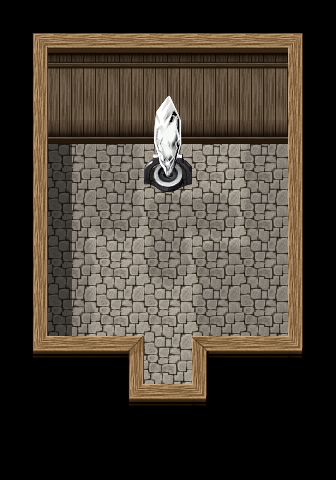

This game map was drawn from its Tiled (.tmx) file and the tilesets committed beside it. A one-line description and the trimmed map source follow:
An orthogonal 14x20 tile map with 24x24 px tiles, 9 tile layers (under0_none, under1_ground, under2_objects, under3_none, ...), 4 tilesets and 14 objects (2x honeywood_house_elder_b1, wood, portal, honeywood_house_elder_b2).

<map version="1.11" tiledversion="1.12.2" orientation="orthogonal" renderorder="right-down" width="14" height="20" tilewidth="24" tileheight="24" infinite="0" nextlayerid="26" nextobjectid="30">
 <properties>
  <property name="bgm" value="bgm_cellar" />
  <property name="lightmap_player" value="light_player" />
  <property name="step_sound" value="stone" />
 </properties>
 <tileset firstgid="1" name="hero_s_hometown_chief_s_house_b2" tilewidth="24" tileheight="24" tilecount="171" columns="19">
  <image source="tilesets/hero_s_hometown_chief_s_house_b2.png" width="456" height="216" />
 </tileset>
 <tileset firstgid="172" source="tilesets/fsm_object02.tsx" />
 <tileset firstgid="940" source="tilesets/fsm_flame02.tsx" />
 <tileset firstgid="1708" source="tilesets/fsm_inside01_e.tsx" />
 <layer id="14" name="under0_none" width="14" height="20">
  <data>[280 cells, 0 non-empty, 0 distinct tile ids]</data>
 </layer>
 <layer id="15" name="under1_ground" width="14" height="20">
  <data>[280 cells, 224 non-empty, 50 distinct tile ids]</data>
 </layer>
 <layer id="16" name="under2_objects" width="14" height="20">
  <data>[280 cells, 8 non-empty, 8 distinct tile ids]</data>
 </layer>
 <layer id="17" name="under3_none" width="14" height="20">
  <data>[280 cells, 0 non-empty, 0 distinct tile ids]</data>
 </layer>
 <layer id="18" name="under4_none" width="14" height="20">
  <data>[280 cells, 0 non-empty, 0 distinct tile ids]</data>
 </layer>
 <layer id="19" name="under5_none" width="14" height="20">
  <data>[280 cells, 0 non-empty, 0 distinct tile ids]</data>
 </layer>
 <layer id="20" name="over6_objects" width="14" height="20">
  <data>[280 cells, 56 non-empty, 9 distinct tile ids]</data>
 </layer>
 <layer id="21" name="over7_none" width="14" height="20">
  <data>[280 cells, 0 non-empty, 0 distinct tile ids]</data>
 </layer>
 <layer id="22" name="over8_none" width="14" height="20">
  <data>[280 cells, 0 non-empty, 0 distinct tile ids]</data>
 </layer>
 <objectgroup color="#0055ff" id="23" name="sound" visible="0">
  <object id="25" name="wood" x="48" y="288" width="72" height="72" />
 </objectgroup>
 <objectgroup color="#aa0000" id="7" name="collision">
  <object id="3" x="288" y="0" width="48" height="480" />
  <object id="4" x="0" y="0" width="48" height="480" />
  <object id="5" x="48" y="0" width="240" height="144" />
  <object id="6" x="48" y="360" width="96" height="120" />
  <object id="7" x="192" y="360" width="96" height="120" />
  <object id="8" x="144" y="432" width="48" height="48" />
  <object id="9" x="144" y="144" width="48" height="48" />
 </objectgroup>
 <objectgroup color="#55aaff" id="11" name="spawn">
  <object id="1" name="honeywood_house_elder_b1" x="144" y="384" width="48" height="24" />
  <object id="27" name="portal" x="144" y="192" width="48" height="24">
   <properties>
    <property name="direction" value="south" />
   </properties>
  </object>
  <object id="29" name="honeywood_house_elder_b2" x="144" y="216" width="48" height="24">
   <properties>
    <property name="direction" value="south" />
   </properties>
  </object>
 </objectgroup>
 <objectgroup color="#ffff7f" id="12" name="portal">
  <object id="2" name="honeywood_house_elder_b1" x="144" y="408" width="48" height="24" />
 </objectgroup>
 <objectgroup color="#ffaa7f" id="13" name="warp">
  <object id="26" x="144" y="144" width="48" height="48" />
 </objectgroup>
 <objectgroup color="#ffff00" id="25" name="quest" />
 <objectgroup color="#ffffff" id="24" name="lights">
  <object id="15" x="144" y="120" width="48" height="48" />
 </objectgroup>
</map>
